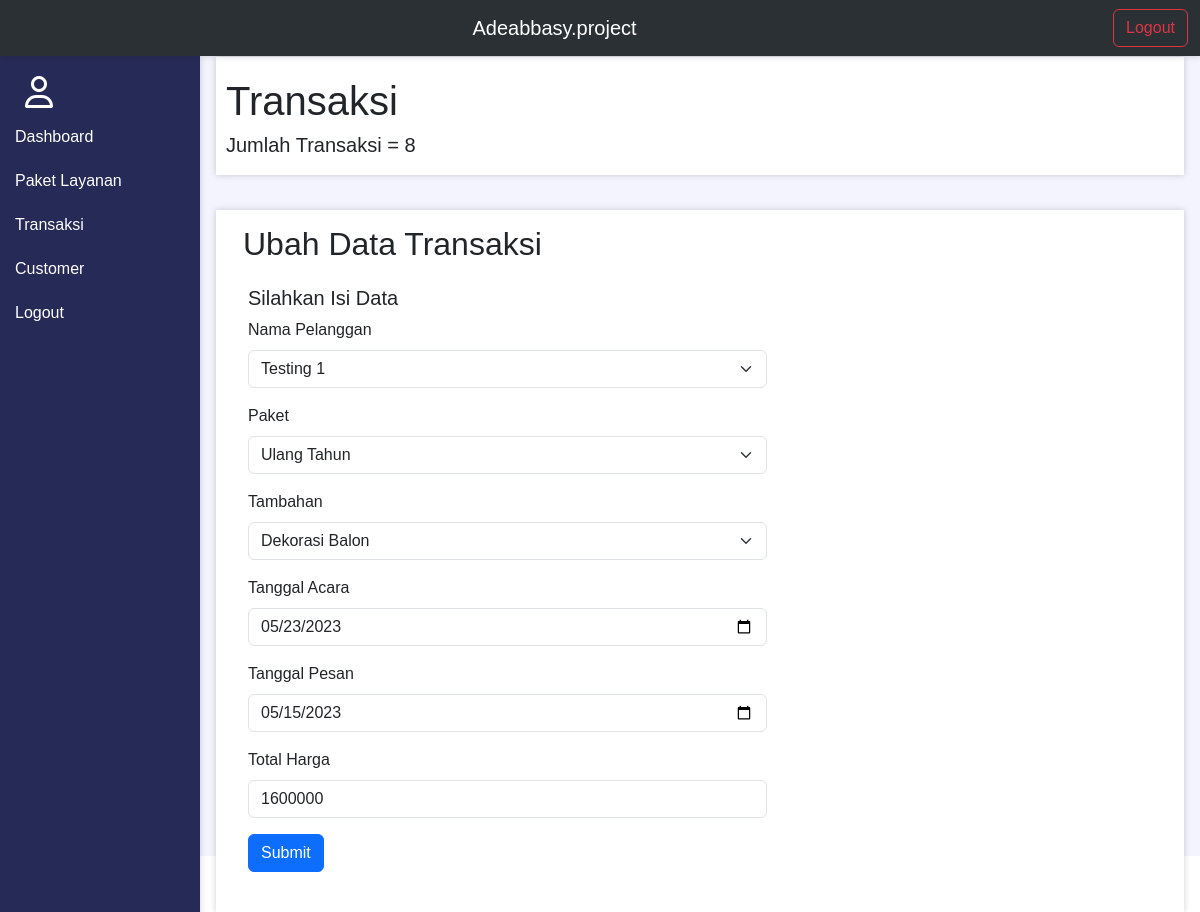
/admin/crud/edittransaksi.php?id=1&idpesanan=1 (signed in), run on the app's committed database.
### tables this page shows
CREATE TABLE `pesanan` (
  `idpesanan` int(10) UNSIGNED NOT NULL,
  `paket_layanan_idpaket` int(10) UNSIGNED NOT NULL,
  `customer_idcustomer` int(10) UNSIGNED NOT NULL,
  `tambahan_idtambahan` int(10) UNSIGNED NOT NULL,
  `tanggal_pesanan` date DEFAULT NULL,
  `tanggal_acara` date DEFAULT NULL,
  `total_harga` int(10) UNSIGNED DEFAULT NULL
);

CREATE TABLE `customer` (
  `idcustomer` int(10) UNSIGNED NOT NULL,
  `nama_cust` varchar(200) DEFAULT NULL,
  `alamat_cust` varchar(450) DEFAULT NULL,
  `no_hp` varchar(15) DEFAULT NULL,
  `email` varchar(200) DEFAULT NULL,
  `pass` varchar(50) DEFAULT NULL
);

CREATE TABLE `paket_layanan` (
  `idpaket` int(10) UNSIGNED NOT NULL,
  `nama_paket` varchar(45) DEFAULT NULL,
  `deskripsi_paket` varchar(200) DEFAULT NULL,
  `harga_paket` int(10) UNSIGNED DEFAULT NULL,
  `gambar_paket` varchar(200) DEFAULT NULL
);

CREATE TABLE `tambahan` (
  `idtambahan` int(10) UNSIGNED NOT NULL,
  `nama_tambahan` varchar(150) NOT NULL,
  `deskripsi_tambahan` varchar(250) NOT NULL,
  `harga_tambahan` int(10) UNSIGNED NOT NULL
);

### admin/function.php (called while the page is built, shortened)
<?php
    $conn = mysqli_connect('localhost','root','','dbadeabbasy');
    function query($query){
        global $conn;
        $result = mysqli_query($conn, $query);
        $rows = [];
        while ($row = mysqli_fetch_assoc($result)){
            $rows[] = $row;
        }
        return $rows;
    }
?>

### admin/crud/edittransaksi.php (the view, shortened to what this page needs)
<?php
    require ("../function.php");
	$id = $_GET["id"];
    $idpesanan = $_GET["idpesanan"];
    $transaksi = query ('SELECT * FROM pesanan
        JOIN customer ON (customer.idcustomer = pesanan.customer_idcustomer)
        JOIN paket_layanan ON (paket_layanan.idpaket = pesanan.paket_layanan_idpaket)
        JOIN tambahan ON (tambahan.idtambahan = pesanan.tambahan_idtambahan) ;');
    $trans = query ("SELECT * FROM pesanan
        JOIN customer ON (customer.idcustomer = pesanan.customer_idcustomer)
        JOIN paket_layanan ON (paket_layanan.idpaket = pesanan.paket_layanan_idpaket)
        JOIN tambahan ON (tambahan.idtambahan = pesanan.tambahan_idtambahan) WHERE idpesanan = $idpesanan ;")[0];
    $jmltransaksi = 0;
    foreach($transaksi as $row) :
        $jmltransaksi++;
    endforeach;
?>
<!DOCTYPE html>
<html lang="en">
<head>
    <link href="https://cdn.jsdelivr.net/npm/bootstrap@5.3.0-alpha1/dist/css/bootstrap.min.css" rel="stylesheet">
    <link rel="stylesheet" href="style.css">
    <link rel="stylesheet" href="https://cdnjs.cloudflare.com/ajax/libs/font-awesome/6.4.0/css/all.min.css">
</head>
<body>
    <nav class="navbar navbar-expand-lg bg-body-tertiary sticky-top" data-bs-theme="dark" style="box-shadow: 0 0 6px 0 rgba(29, 29, 29, 0.21);">
        <div class="container-fluid">
            <a class="navbar-brand" href="../index.php?id=<?= $id; ?>" style="text-align: center;">Adeabbasy.project</a>
            <div class="d-flex" role="search">
                <a href="../logout.php"><button class="btn btn-outline-danger">Logout</button></a>
            </div>
        </div>
    </nav>
    <div class="sidebar">
        <div class="sideicon">
            <i class="fa-regular fa-user fa-2xl"></i>
        </div>
        <div class="sidelist" id="sidelist">
            <a class="side-link" href="../index.php?id=<?= $id ?>"><div class="side-list">
                Dashboard
            </div></a>
            <a class="side-link" href="../paket.php?id=<?= $id; ?>"><div class="side-list">
                Paket Layanan
            </div></a>
            <a class="side-link" href="../transaksi.php?id=<?= $id; ?>"><div class="side-list">
                Transaksi
            </div></a>
            <a class="side-link" href="../customer.php?id=<?= $id; ?>"><div class="side-list">
                Customer
            </div></a>
            <a class="side-link" href="../logout.php"><div class="side-list">
                Logout
            </div></a>
        </div>
    </div>
    <div class="content">
        <div class="isi" style="padding: 10px 10px;">
            <h1>Transaksi</h1>
            <h5>Jumlah Transaksi = <?= $jmltransaksi; ?></h5>
        </div>
        <div class="container kontener">
            <div class="row pb-4 isi">
                <div class="column" style="margin: 15px 15px; width: 70%;"><h2>Ubah Data Transaksi</h2></div>
                <h5 style="margin-left: 20px; width: 50%;">Silahkan Isi Data</h5>
                <form action="" method="post" enctype="multipart/form-data">
                    <div class="mb-3" style="margin-left: 20px; width: 55%;">
                        <label for="cust" class="form-label">Nama Pelanggan</label>
                        <select class="form-select" aria-label="Default select example" name="cust" id="cust">
                            <?php
                            $cust = 'SELECT * FROM customer';
                            $retvalc = mysqli_query($conn, $cust);
                            while($row = mysqli_fetch_array($retvalc)){ ?>
                            <option <?php if ($trans['customer_idcustomer'] == $row['idcustomer']) {echo "selected";} ?> value="<?= $row['idcustomer'] ?>"><?= $row['nama_cust'] ?></option>;
                            <?php } ?>
                        </select>
                    </div>
                    <div class="mb-3" style="margin-left: 20px; width: 55%;">
                        <label for="pkt" class="form-label">Paket</label>
                        <select class="form-select" aria-label="Default select example" name="pkt" id="pkt">
                            <?php
                            $paket = 'SELECT * FROM paket_layanan';
                            $retvalp = mysqli_query($conn, $paket);
                            while($row = mysqli_fetch_array($retvalp)){ ?>
                            <option <?php if ($trans['paket_layanan_idpaket'] == $row['idpaket']) {echo "selected";} ?> value="<?= $row['idpaket'] ?>"><?= $row['nama_paket'] ?></option>;
                            <?php } ?>
                        </select>
                    </div>
                    <div class="mb-3" style="margin-left: 20px; width: 55%;">
                        <label for="tambahan" class="form-label">Tambahan</label>
                        <select class="form-select" aria-label="Default select example" name="tambahan" id="tambahan">
                            <?php
                            $tambahan = 'SELECT * FROM tambahan';
                            $retvalt = mysqli_query($conn, $tambahan);
                            while($row = mysqli_fetch_array($retvalt)){ ?>
                            <option <?php if ($trans['tambahan_idtambahan'] == $row['idtambahan']) {echo "selected";} ?> value="<?= $row['idtambahan'] ?>"><?= $row['nama_tambahan'] ?></option>;
                            <?php } ?>
                        </select>
                    </div>
                    <div class="mb-3" style="margin-left: 20px; width: 55%;">
                        <label for="tgla" class="form-label">Tanggal Acara</label>
                        <input class="form-control" type="date" id="tgla" name="tgla" value="<?= $trans['tanggal_acara']; ?>" required>
                    </div>
                    <div class="mb-3" style="margin-left: 20px; width: 55%;">
                        <label for="tglp" class="form-label">Tanggal Pesan</label>
                        <input class="form-control" type="date" id="tglp" name="tglp" value="<?= $trans['tanggal_pesanan']; ?>" required>
                    </div>
                    <div class="mb-3" style="margin-left: 20px; width: 55%;">
                        <label for="tot" class="form-label">Total Harga</label>
                        <input class="form-control" type="number" id="tot" name="tot" value="<?= $trans['total_harga']; ?>" required>
                    </div>
                    <div class="mt-3" style="margin-left: 20px; width: 55%;">
                        <Input type="submit" class="btn btn-primary mb-3" name="submit">
                    </div>
                </form>
            </div>
        </div>
    </div>
</body>
</html>

### style.css (style rules this page uses)
body { font-family: Arial, Helvetica, sans-serif; }

### admin/crud/edittransaksi.php (style rules this page uses)
.side-link { text-decoration: none; color: white; }
.sideicon { margin-top: 20px; padding: 5px 25px 15px; }
.side-list { width: 100%; padding: 5px 15px 15px; }
.sidebar { margin: 0; padding: 0; width: 200px; position: fixed; height: 100%; overflow: auto; background: #262A56; color: white; box-shadow: 0 0 6px 0 rgba(29, 29, 29, 0.21); }
.content { margin-left: 200px; padding: 1px 16px; height: 100vh; background-color: #F4F4FF; }
.content h1 { margin-top: 10px; }
.kontener { margin-top: 30px; }
.column { float: left; width: 25%; }
.row { margin-top: 35px; }
.isi { background-color: #ffff; box-shadow: 0 0 6px 0 rgba(29, 29, 29, 0.21); }
.row:after { content: ""; display: table; clear: both; }

### data on the page
pesanan: cust "Testing 1", pkt "Ulang Tahun", tambahan "Dekorasi Balon", tgla "05/23/2023", tglp "05/15/2023", tot "1600000"

### other printed values
$jmltransaksi "8"
